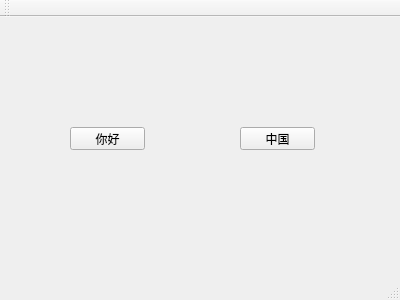
<?xml version="1.0" encoding="UTF-8"?>
<ui version="4.0">
 <class>MainWindow</class>
 <widget class="QMainWindow" name="MainWindow">
  <property name="geometry">
   <rect>
    <x>0</x>
    <y>0</y>
    <width>400</width>
    <height>300</height>
   </rect>
  </property>
  <property name="windowTitle">
   <string>MainWindow</string>
  </property>
  <widget class="QWidget" name="centralWidget">
   <widget class="QPushButton" name="pushButton">
    <property name="geometry">
     <rect>
      <x>70</x>
      <y>110</y>
      <width>75</width>
      <height>23</height>
     </rect>
    </property>
    <property name="text">
     <string>你好</string>
    </property>
   </widget>
   <widget class="QPushButton" name="pushButton_2">
    <property name="geometry">
     <rect>
      <x>240</x>
      <y>110</y>
      <width>75</width>
      <height>23</height>
     </rect>
    </property>
    <property name="text">
     <string>中国</string>
    </property>
   </widget>
  </widget>
  <widget class="QMenuBar" name="menuBar">
   <property name="geometry">
    <rect>
     <x>0</x>
     <y>0</y>
     <width>400</width>
     <height>23</height>
    </rect>
   </property>
  </widget>
  <widget class="QToolBar" name="mainToolBar">
   <attribute name="toolBarArea">
    <enum>TopToolBarArea</enum>
   </attribute>
   <attribute name="toolBarBreak">
    <bool>false</bool>
   </attribute>
  </widget>
  <widget class="QStatusBar" name="statusBar"/>
 </widget>
 <layoutdefault spacing="6" margin="11"/>
 <resources/>
 <connections/>
</ui>
